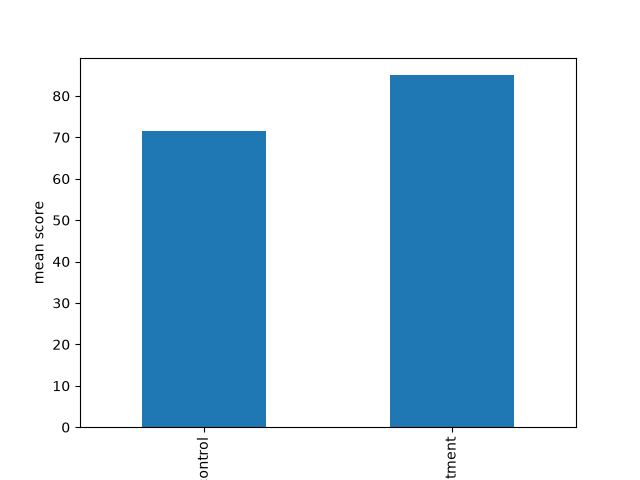

Write the Python code that produced this figure.
import matplotlib.pyplot as plt
import pandas as pd

df = pd.read_csv("survey.csv")
means = df.groupby("group")["score"].mean()
print(means)
means.plot(kind="bar")
plt.ylabel("mean score")
plt.savefig("chart.png")
print("saved chart.png")
